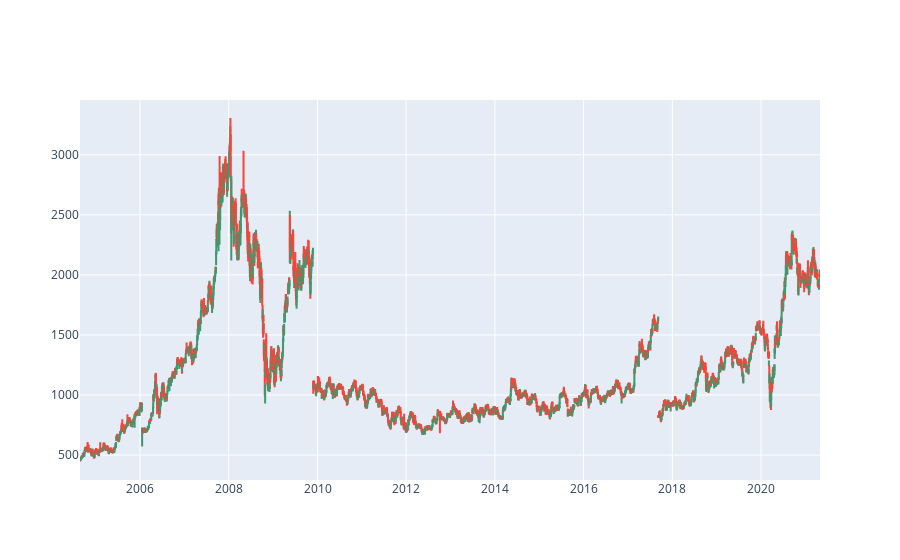

Here is the notebook cell this chart was saved with:
### Code cell
candlesticks(rel)

### Figure 1 — Plotly figure (JSON) as saved in the notebook; plotly's stock layout.template omitted (floating-point values rounded to 4 significant figures; data arrays with more than 128 entries replaced by an {"elided": "..."} marker saying what was removed)
{"data": [{"close": {"elided": "4139 float values"}, "high": {"elided": "4139 float values"}, "low": {"elided": "4139 float values"}, "open": {"elided": "4139 float values"}, "type": "candlestick", "x": {"elided": "4139 str values"}}], "layout": {"xaxis": {"rangeslider": {"visible": false}}}}
